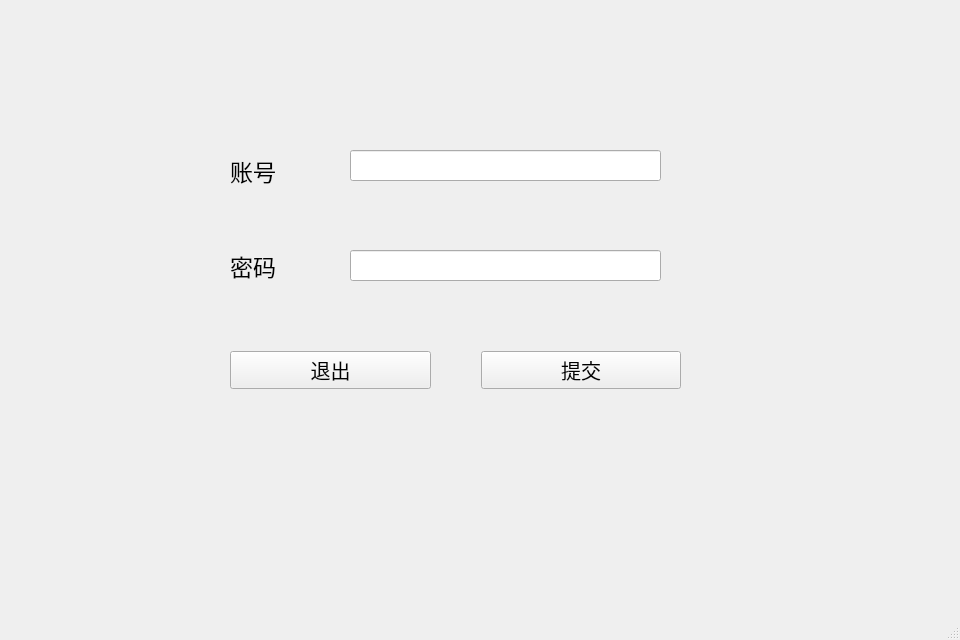
<?xml version="1.0" encoding="UTF-8"?>
<ui version="4.0">
 <class>PaperPilotClass</class>
 <widget class="QMainWindow" name="PaperPilotClass">
  <property name="geometry">
   <rect>
    <x>0</x>
    <y>0</y>
    <width>960</width>
    <height>640</height>
   </rect>
  </property>
  <property name="windowTitle">
   <string>PaperPilot</string>
  </property>
  <widget class="QWidget" name="centralWidget">
   <widget class="QLabel" name="label">
    <property name="geometry">
     <rect>
      <x>230</x>
      <y>150</y>
      <width>71</width>
      <height>41</height>
     </rect>
    </property>
    <property name="font">
     <font>
      <pointsize>17</pointsize>
     </font>
    </property>
    <property name="text">
     <string>账号</string>
    </property>
   </widget>
   <widget class="QLabel" name="label_2">
    <property name="geometry">
     <rect>
      <x>230</x>
      <y>250</y>
      <width>81</width>
      <height>31</height>
     </rect>
    </property>
    <property name="font">
     <font>
      <pointsize>17</pointsize>
     </font>
    </property>
    <property name="text">
     <string>密码</string>
    </property>
   </widget>
   <widget class="QLineEdit" name="line_account">
    <property name="geometry">
     <rect>
      <x>350</x>
      <y>150</y>
      <width>311</width>
      <height>31</height>
     </rect>
    </property>
    <property name="font">
     <font>
      <pointsize>11</pointsize>
     </font>
    </property>
   </widget>
   <widget class="QLineEdit" name="line_password">
    <property name="geometry">
     <rect>
      <x>350</x>
      <y>250</y>
      <width>311</width>
      <height>31</height>
     </rect>
    </property>
    <property name="font">
     <font>
      <pointsize>11</pointsize>
     </font>
    </property>
   </widget>
   <widget class="QWidget" name="horizontalLayoutWidget">
    <property name="geometry">
     <rect>
      <x>230</x>
      <y>340</y>
      <width>451</width>
      <height>61</height>
     </rect>
    </property>
    <layout class="QHBoxLayout" name="horizontalLayout" stretch="0,0">
     <property name="spacing">
      <number>50</number>
     </property>
     <property name="sizeConstraint">
      <enum>QLayout::SizeConstraint::SetDefaultConstraint</enum>
     </property>
     <property name="leftMargin">
      <number>0</number>
     </property>
     <item>
      <widget class="QPushButton" name="pushButton_quit">
       <property name="font">
        <font>
         <pointsize>15</pointsize>
        </font>
       </property>
       <property name="text">
        <string>退出</string>
       </property>
      </widget>
     </item>
     <item>
      <widget class="QPushButton" name="pushButton_ok">
       <property name="font">
        <font>
         <pointsize>15</pointsize>
        </font>
       </property>
       <property name="text">
        <string>提交</string>
       </property>
      </widget>
     </item>
    </layout>
   </widget>
  </widget>
  <widget class="QMenuBar" name="menuBar">
   <property name="geometry">
    <rect>
     <x>0</x>
     <y>0</y>
     <width>960</width>
     <height>18</height>
    </rect>
   </property>
  </widget>
  <widget class="QStatusBar" name="statusBar"/>
 </widget>
 <resources/>
 <connections/>
</ui>
